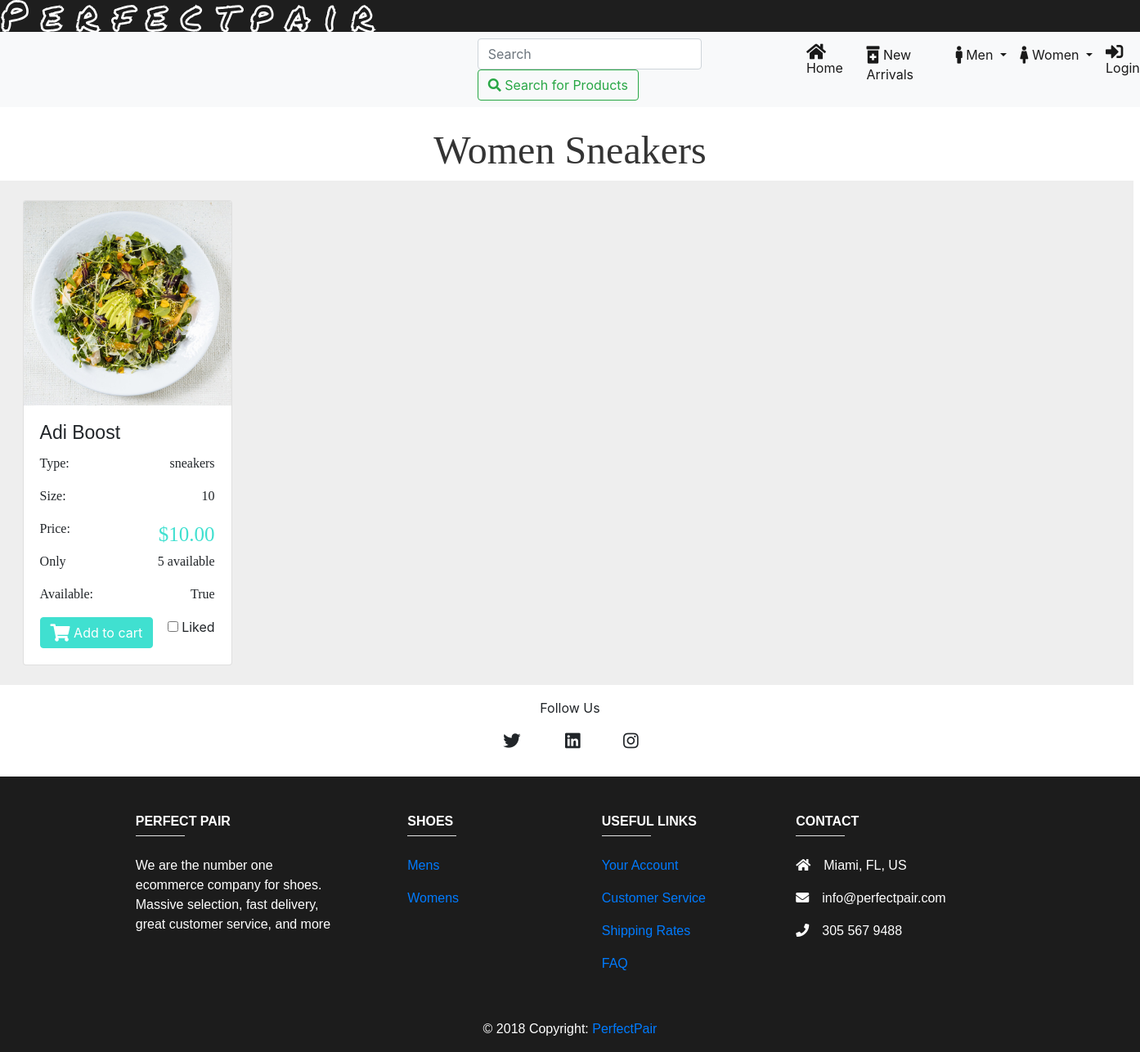
The page /shoe/women_sneakers on the database its author committed.
### shoe/models.py (models this page shows, shortened)
class Shoe(models.Model):
	name 			= models.CharField(max_length=30, default="Boosts")
	image 			= models.ImageField(upload_to='shoe/', blank=True, null=True)
	style 			= models.CharField(max_length=20, default="sneakers")
	size 			= models.IntegerField(default=10)
	color 			= models.CharField(max_length=20, default="blue")
	brand 			= models.CharField(max_length=20, default="Nike")
	price 			= models.DecimalField(max_digits=4, decimal_places=2, default=4.00)
	availability 	= models.BooleanField(default=True)
	new 			= models.BooleanField(default=True)
	stock 			= models.IntegerField(default=5)
	gender_choices 	= (
        ('M', 'Male'),
        ('F', 'Female'),
    )
	gender 			= models.CharField(max_length=1, choices=gender_choices, default="M")
	date 			= models.DateField(("Date"), default=datetime.date.today)
	like 			= models.BooleanField(default=False)

### shoe/views.py (the view)
# urls.py: path('women_sneakers', views.women_sneakers, name="women_sneakers"),
def women_sneakers(request):
	template = 'shoe/women_sneakers.html'
	shoe_list = Shoe.objects.all()
	context = {
		'shoe_list': shoe_list,
	}
	return render(request, template, context)

### shoe/templates/shoe/women_sneakers.html (shortened to what this page needs)
{% include "base.html" %}
{% load static %}
{% block content %}
<h1 class="title">Women Sneakers</h1>
        <div class='grid mr-2'>
            {% for shoe in shoe_list %}
                {% if shoe.style == 'sneakers' and shoe.gender == 'F' %}
                    <div class="mb-4 mt-4 card text-left" style="width:16rem;">
                        <img src="{{shoe.image.url}}" class="card-img-top" style="width:254px; height:250px">
                        <div class="card-body" class="shadow-lg p-3 mb-5 bg-white rounded">
                            <h5 class="card-title">{{shoe.name}}</h5>
                            <p class="card-text ele-text">
                                <span>Type:</span>
                                <span style="float:right;">{{shoe.style}}</span>
                            </p>
                            <p class="card-text ele-text">
                                <span>Size: </span>
                                <span style="float:right;">{{shoe.size}}</span>
                            </p>
                            <p class="card-text ele-text">
                                <span>Price:</span>
                                <span
                                    style="float:right;color:turquoise; font-size: 25px!important;">${{shoe.price}}</span>
                            </p>
                            <p class="card-text ele-text">
                                <span>Only</span>
                                <span style="float:right">{{shoe.stock}} available</span>
                            </p>
                            <p class="card-text ele-text">
                                <span>Available: </span>
                                <span style="float:right">{{shoe.availability}}</span>
                            </p>
                            <div>
                                <a href="{% url 'shoe:cart_list' shoe_id=shoe.pk %}" class="btn btn-primary"
                                    style="background-color:turquoise; border-color: turquoise;" name='q1'>
                                    <i class="fas fa-shopping-cart fa-lg"></i>
                                    Add to cart</a>
                                <div style="float:right">
                                    <input id="apto" type="checkbox">
                                    <label for="apto">Liked</label>
                                </div>
                            </div>
                        </div>
                    </div>
                {% endif %}
            {% endfor %}
        </div>
{% include 'footer.html' %}
{% endblock %}

### static-storage/css/custom.css (style rules this page uses)
.card { display:inline-block; margin-right: 20px; position: relative; left: 150px; }

### shoe/templates/shoe/women_sneakers.html (style rules this page uses)
h1 { font-family: 'American Typewriter', serif; font-size: 3rem; text-shadow: 0px 1px 0px white; color: #343434; }
.title { font-family: 'American Typewriter', serif; text-align: center }
.card-title { font-family: 'Comic sans MS', sans-serif; font-size: 23px; }
.grid { display: grid; grid-template-columns: repeat(5, 1fr); grid-gap: 10px; grid-auto-rows: minmax(10px, auto); background-color: rgb(238, 238, 238); }
.ele-text { font-family: 'American Typewriter', serif; }
.card { left: 10% !important; }

### rows shown on the page
Shoe: image (picture), name "Adi Boost", style "sneakers", size "10", price "10.00", stock "5", availability "True"
